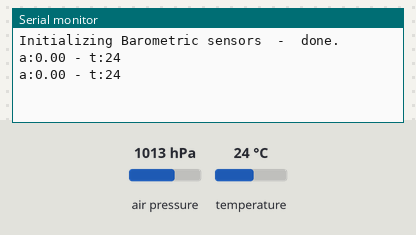
The sketch below on a simulated Arduino Uno, built with avr-gcc and run on an emulated ATmega328P. On the bench: the last lines printed to the serial monitor. Inputs (shaded band) come from the test bench; at power-on: air pressure 1013 hPa, temperature 24 °C.

Above: at 1.2 s.
1.3 s: air pressure set to 952 hPa
At 2.6 s:
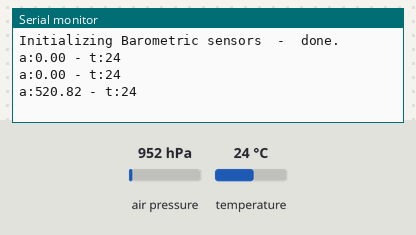
2.8 s: temperature set to 12 °C
At 3.8 s:
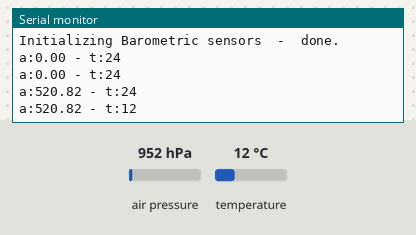
4.3 s: air pressure set to 975 hPa
At 5.9 s:
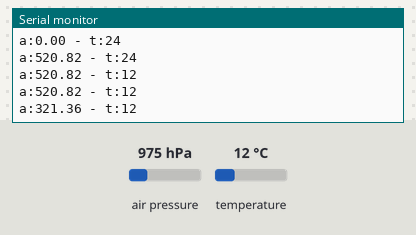
Timing chart, 0 to 7.4 s (numbered marks = the images above; inputs shaded):
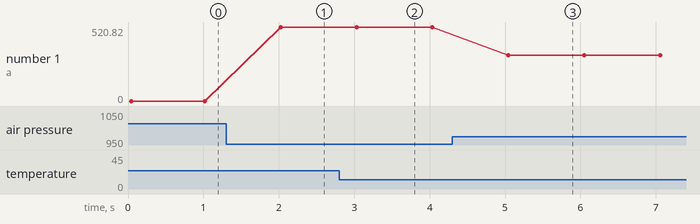

The sketch:

altimeter.ino
```cpp
#include <Adafruit_BMP085.h>
#include <Wire.h>

Adafruit_BMP085 barometer;

float startAltitude, altitude;
int startPressure;

int temperature;

void initBarometric() {
    Serial.print("Initializing Barometric sensors  -  ");

    if (!barometer.begin()) {
        Serial.println("ERROR");
        while (1) {}
    }
    else
        Serial.println("done.");

    startPressure = barometer.readPressure();
    startAltitude = barometer.readAltitude(startPressure);
}

void setup () {
    Serial.begin(9600);
    initBarometric();
}

void loop() {
    temperature = barometer.readTemperature();

    altitude = barometer.readAltitude(startPressure);

    Serial.print ("a:");
    Serial.print(altitude - startAltitude);
    Serial.print (" - t:");
    Serial.println(temperature);

    delay(1000);
}
```

Measured:
- after the input at 1.3 s, the serial monitor: prints a new line after 0.72 s (image 1)
- after the input at 2.8 s, the serial monitor: prints a new line after 0.23 s (image 2)
- after the input at 4.3 s, the serial monitor: prints a new line after 0.75 s (image 3)
- plotted number 1: 0 → 520.82 after the input at 1.3 s, 520.82 → 321.36 after the input at 4.3 s
